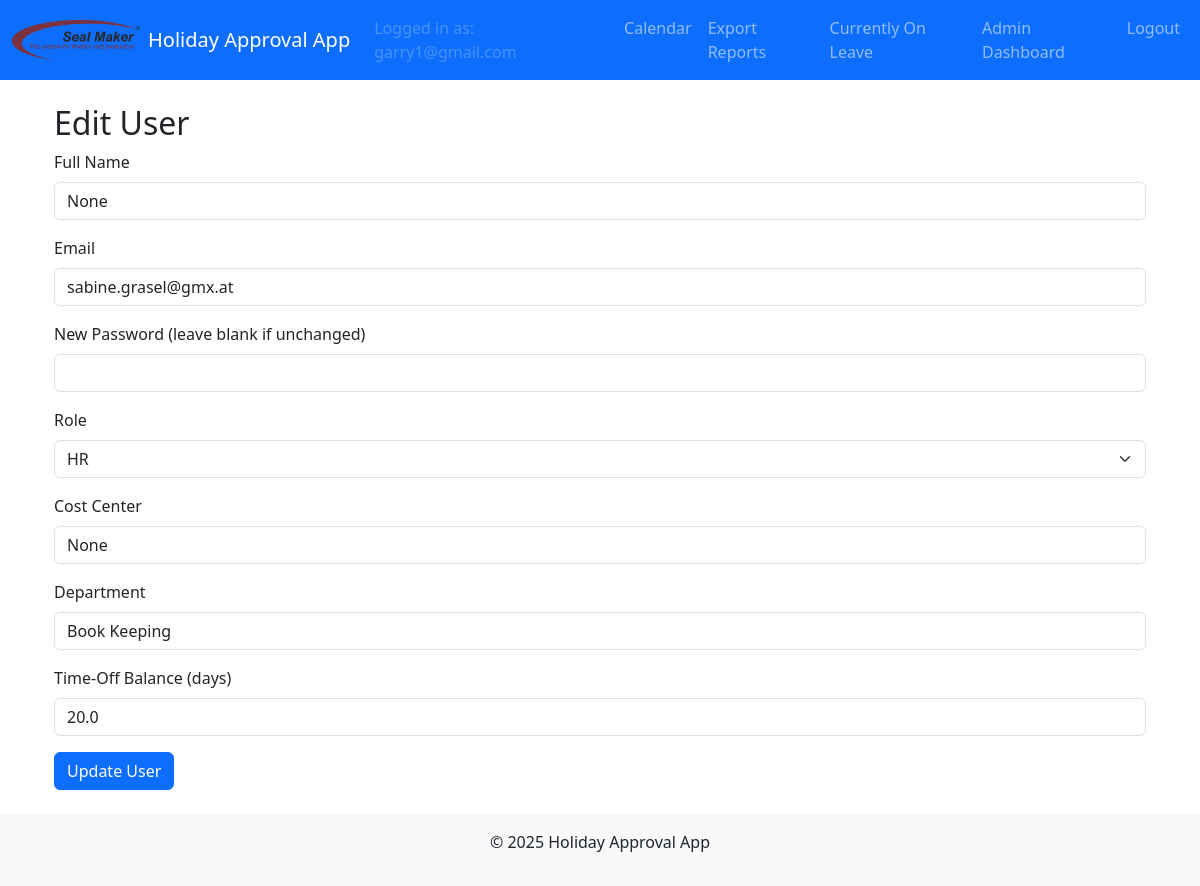
The app's page /admin/users/edit/12 (signed in), older data.
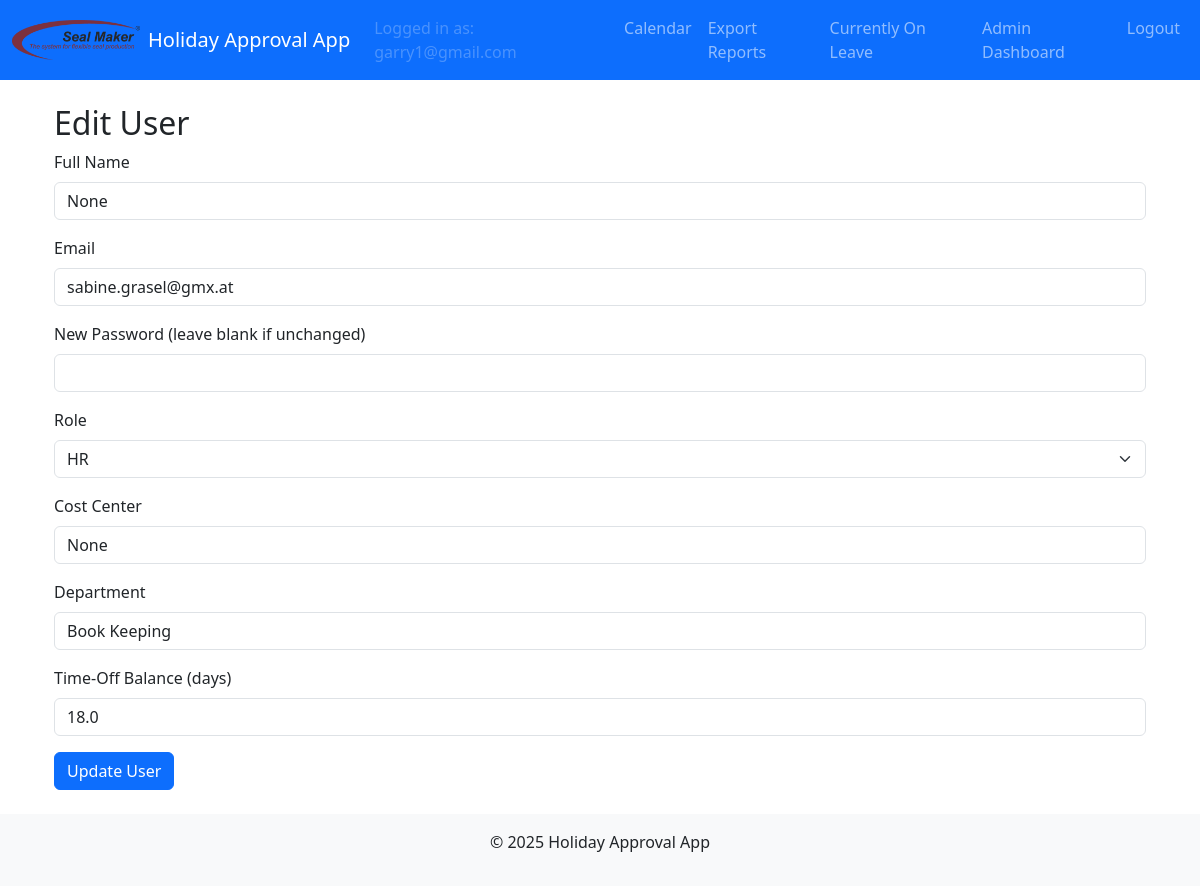
The same page, newer data.
### models.py (models this page shows, shortened)
class User(UserMixin, db.Model):
    id = db.Column(db.Integer, primary_key=True)
    email = db.Column(db.String(120), unique=True, nullable=False)
    name = db.Column(db.String(120), nullable=True)           # Full name field
    cost_center = db.Column(db.String(50), nullable=True)       # Cost center field
    password_hash = db.Column(db.String(128), nullable=False)
    role = db.Column(db.String(20), nullable=False)             # Roles: employee, supervisor, manager, admin, hr, sub-admin
    time_off_balance = db.Column(db.Float, nullable=False, default=20.0, server_default="20.0")
    active = db.Column(db.Boolean, nullable=False, default=True, server_default="1")
    department = db.Column(db.String(100), nullable=True)       # Department field
    force_password_reset = db.Column(db.Boolean, nullable=False, default=False, server_default="0")

### admin/routes.py (the view, shortened to what this page needs)
@admin_bp.route('/users/edit/<int:user_id>', methods=['GET', 'POST'])
@login_required
@admin_required
def edit_user(user_id):
    user_obj = User.query.get_or_404(user_id)
    return render_template('admin_edit_user.html', user=user_obj)

### admin/routes.py (called while the page is built)
def admin_required(func):
    @wraps(func)
    def wrapper(*args, **kwargs):
        if current_user.role not in ['admin', 'sub-admin']:
            flash(_("Access denied: Admins only."), "danger")
            return redirect(url_for('main.calendar'))
        return func(*args, **kwargs)
    return wrapper

### app.py (called while the page is built, shortened)
def create_app():
    app = Flask(__name__)
    app.config.from_object(Config)
    db.init_app(app)
    migrate.init_app(app, db)
    login_manager.init_app(app)
    bcrypt.init_app(app)
    mail.init_app(app)
    babel = Babel(app)
    babel.locale_selector_func = lambda: request.accept_languages.best_match(app.config['LANGUAGES'])
    @app.context_processor
    def inject_locale():
        return dict(get_locale=babel.locale_selector_func)
    login_manager.login_view = 'auth.login'
    @login_manager.user_loader
    def load_user(user_id):
        return User.query.get(int(user_id))

### templates/admin_edit_user.html (shortened to what this page needs)
{% extends "layout.html" %}
{% block content %}
<div class="container">
  <h2>Edit User</h2>
  <form method="POST" action="{{ url_for('admin.edit_user', user_id=user.id) }}">
    <div class="mb-3">
      <label for="name" class="form-label">Full Name</label>
      <input type="text" class="form-control" id="name" name="name" value="{{ user.name }}" required>
    </div>
    <div class="mb-3">
      <label for="email" class="form-label">Email</label>
      <input type="email" class="form-control" id="email" name="email" value="{{ user.email }}" required>
    </div>
    <div class="mb-3">
      <label for="password" class="form-label">New Password (leave blank if unchanged)</label>
      <input type="password" class="form-control" id="password" name="password">
    </div>
    <div class="mb-3">
      <label for="role" class="form-label">Role</label>
      <select class="form-select" id="role" name="role" required>
        <option value="hr" {% if user.role == 'hr' %}selected{% endif %}>HR</option>
      </select>
    </div>
    <div class="mb-3">
      <label for="cost_center" class="form-label">Cost Center</label>
      <input type="text" class="form-control" id="cost_center" name="cost_center" value="{{ user.cost_center }}">
    </div>
    <div class="mb-3">
      <label for="department" class="form-label">Department</label>
      <input type="text" class="form-control" id="department" name="department" value="{{ user.department }}">
    </div>
    <div class="mb-3">
      <label for="time_off_balance" class="form-label">Time-Off Balance (days)</label>
      <input type="number" step="0.1" class="form-control" id="time_off_balance" name="time_off_balance" value="{{ user.time_off_balance }}" required>
    </div>
    <button type="submit" class="btn btn-primary">Update User</button>
  </form>
</div>
{% endblock %}

Row changes from the older to the newer data that the page shows:
changed User "None": time_off_balance "20.0" → "18.0"
